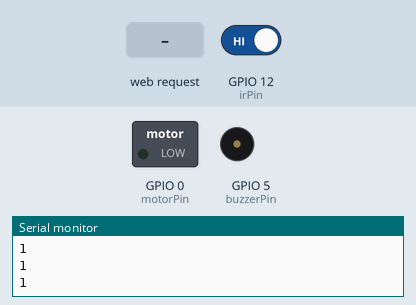
Simulated run of this sketch. Board: ESP8266 (NodeMCU). Parts: switched loads named in the sketch (green lamp = pin HIGH), buzzer (waves = sounding), the last lines printed to the serial monitor. Inputs (shaded band) come from the test bench; at power-on: GPIO 12 (irPin) HIGH. WiFi joins after 1.5 s; servers stay silent unless stated.

Above: at 2.7 s.
2.8 s: HTTP request GET /5/on received
At 3.4 s:
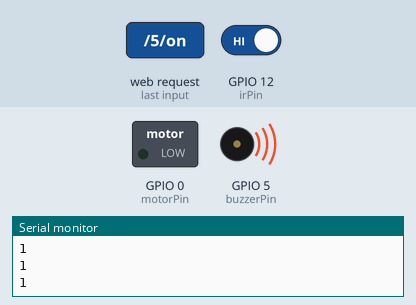
4.3 s: GPIO 12 (irPin) driven LOW
At 5.0 s:
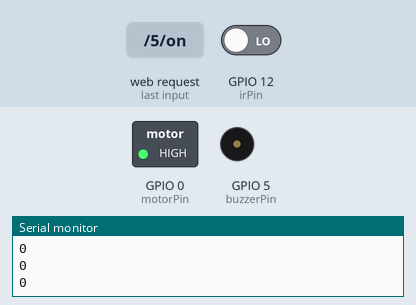
5.8 s: HTTP request GET /5/off received
At 6.8 s:
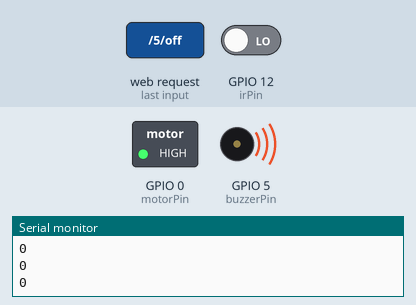
7.3 s: GPIO 12 (irPin) driven HIGH
At 8.5 s:
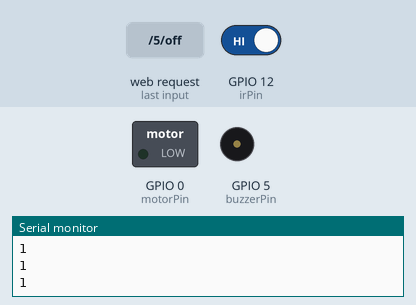
Timing chart, 0 to 10.3 s (numbered marks = the images above; inputs shaded):
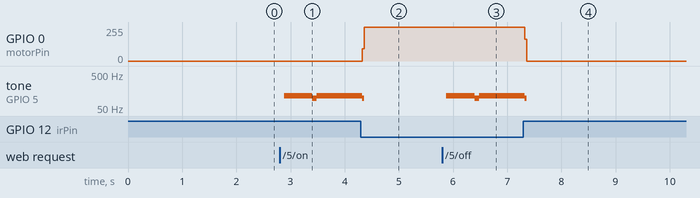

The sketch:

CODIGO_COMPLETO.ino
```cpp
// Load Wi-Fi library
#include <ESP8266WiFi.h>

// Replace with your network credentials
const char* ssid     = "YASMIN";
const char* password = "123456789";

// Set web server port number to 80
WiFiServer server(80);

// Variable to store the HTTP request
String header;

// Auxiliar variables to store the current output state // Variáveis auxiliares para armazenar o estado de saída atual
String buzzerPinState = "off";//buzzer
String motorPinState = "off";//motor
String irPinState = "off";//irSensor

bool ligado=false;

// Assign output variables to GPIO pins// Atribui variáveis de saída aos pinos GPIO
const int buzzerPin = 5;//buzzer
const int motorPin = 0;//motor
const int irPin = 12;//irSensor

// Current time
unsigned long currentTime = millis();
// Previous time
unsigned long previousTime = 0;
// Define timeout time in milliseconds (example: 2000ms = 2s)
const long timeoutTime = 2000;

void setup() {
  Serial.begin(115200);
  // Initialize the output variables as outputs // Inicializa as variáveis de saída como saídas
  pinMode(irPin, INPUT);//irSensor "LIGADO"
  pinMode(buzzerPin, OUTPUT);//buzzer "DESLIGADO"
  pinMode(motorPin, OUTPUT);//motor "DESLIGADO"

  // Set outputs to LOW // Configura as saídas para LOW "DESLIGADO"
  digitalWrite(irPin, HIGH);//irSensor "LIGADO"!!!!
  digitalWrite(buzzerPin,LOW);//buzzer "DESLIGADO"!!!!
  digitalWrite(motorPin, LOW);//motor "DESLIGADO"!!!!

  // Connect to Wi-Fi network with SSID and password
  Serial.print("Connecting to ");
  Serial.println(ssid);
  WiFi.begin(ssid, password);
  while (WiFi.status() != WL_CONNECTED) {
    delay(500);
    Serial.print(".");
  }
  // Print local IP address and start web server
  Serial.println("");
  Serial.println("WiFi connected.");
  Serial.println("IP address: ");
  Serial.println(WiFi.localIP());
  server.begin();

}

void loop(){
  //Valor logigo do irSensor!!!!
   int irValue = !digitalRead(irPin);
    Serial.println(irValue ==0);
    digitalWrite(buzzerPin, irValue);
    digitalWrite(motorPin, irValue);

   delay(10);
    if(ligado){
               buzzerPinState = "on";

                digitalWrite(buzzerPin, HIGH);
                digitalWrite(motorPin, HIGH);
            }else{
               buzzerPinState = "off";

                digitalWrite(buzzerPin, LOW);
                digitalWrite(motorPin, LOW);
            }

  WiFiClient client = server.available();   // Listen for incoming clients

  if (client) {                             // If a new client connects,
    Serial.println("New Client.");          // print a message out in the serial port
    String currentLine = "";                // make a String to hold incoming data from the client
    currentTime = millis();
    previousTime = currentTime;
    while (client.connected() && currentTime - previousTime <= timeoutTime) { // loop while the client's connected
      currentTime = millis();
      if (client.available()) {             // if there's bytes to read from the client,
        char c = client.read();             // read a byte, then
        Serial.write(c);                    // print it out the serial monitor
        header += c;
        if (c == '\n') {                    // if the byte is a newline character
          // if the current line is blank, you got two newline characters in a row.
          // that's the end of the client HTTP request, so send a response:
          if (currentLine.length() == 0) {
            // HTTP headers always start with a response code (e.g. HTTP/1.1 200 OK)
            // and a content-type so the client knows what's coming, then a blank line:
            client.println("HTTP/1.1 200 OK");
            client.println("Content-type:text/html");
            client.println("Connection: close");
            client.println();

            // turns the GPIOs on and off // liga e desliga os GPIOs

            if (header.indexOf("GET /5/on") >= 0) {
              Serial.println("GPIO 5 on");

              ligado=true;

            } else if (header.indexOf("GET /5/off") >= 0) {
              Serial.println("GPIO 5 off");

              ligado=false;

            }


            // Display the HTML web page // Exibe a página da web HTML
            client.println("<!DOCTYPE html><html>");
            client.println("<head><meta name=\"viewport\" content=\"width=device-width, initial-scale=1\">");
            client.println("<link rel=\"icon\" href=\"data:,\">");
            // CSS to style the on/off buttons //STILO BOTAO!!!!
            // Feel free to change the background-color and font-size attributes to fit your preferences
            client.println("<style>html { font-family: Helvetica; display: inline-block; margin: 0px auto; text-align: center;}");
            client.println(".button { background-color: #195B6A; border: none; color: white; padding: 16px 40px;");
            client.println("text-decoration: none; font-size: 30px; margin: 2px; cursor: pointer;}");
            client.println(".button2 {background-color: #77878A;}</style></head>");

            // Web Page Heading // Cabeçalho da página da Web
            client.println("<body><h1>ESP8266 Web Server</h1>");

            // Display current state, and ON/OFF buttons for GPIO 5// Exibe o estado atual e os botões ON/OFF para GPIO 5
            client.println("<p>GPIO 5 - State " + buzzerPinState + "</p>");
            // If the output5State is off, it displays the ON button// Se o buzzerPinState estiver desligado, ele exibe o botão ON
            if (buzzerPinState=="off") {
              client.println("<p><a href=\"/5/on\"><button class=\"button\">ON</button></a></p>");
            } else {
              client.println("<p><a href=\"/5/off\"><button class=\"button button2\">OFF</button></a></p>");
            }

            client.println("</body></html>");

            // The HTTP response ends with another blank line
            client.println();
            // Break out of the while loop
            break;
          } else { // if you got a newline, then clear currentLine
            currentLine = "";
          }
        } else if (c != '\r') {  // if you got anything else but a carriage return character,
          currentLine += c;      // add it to the end of the currentLine
        }
      }
    }
    // Clear the header variable
    header = "";
    // Close the connection
    client.stop();
    Serial.println("Client disconnected.");
    Serial.println("");
  }
}
```

Measured:
- after the input at 2.8 s, tone on GPIO 5 (buzzerPin): silent → 114 Hz after 0.08 s, → 98 Hz 0.52 s later, → 114 Hz 0.08 s later
- after the input at 4.3 s, GPIO 0 (motorPin): 0/255 → 255/255 at once; tone on GPIO 5 (buzzerPin): 114 Hz → 98 Hz at once, → silent 0.04 s later
- after the input at 5.8 s, tone on GPIO 5 (buzzerPin): silent → 114 Hz after 0.08 s, → 98 Hz 0.52 s later, → 114 Hz 0.08 s later
- after the input at 7.3 s, GPIO 0 (motorPin): 255/255 → 0/255 at once
